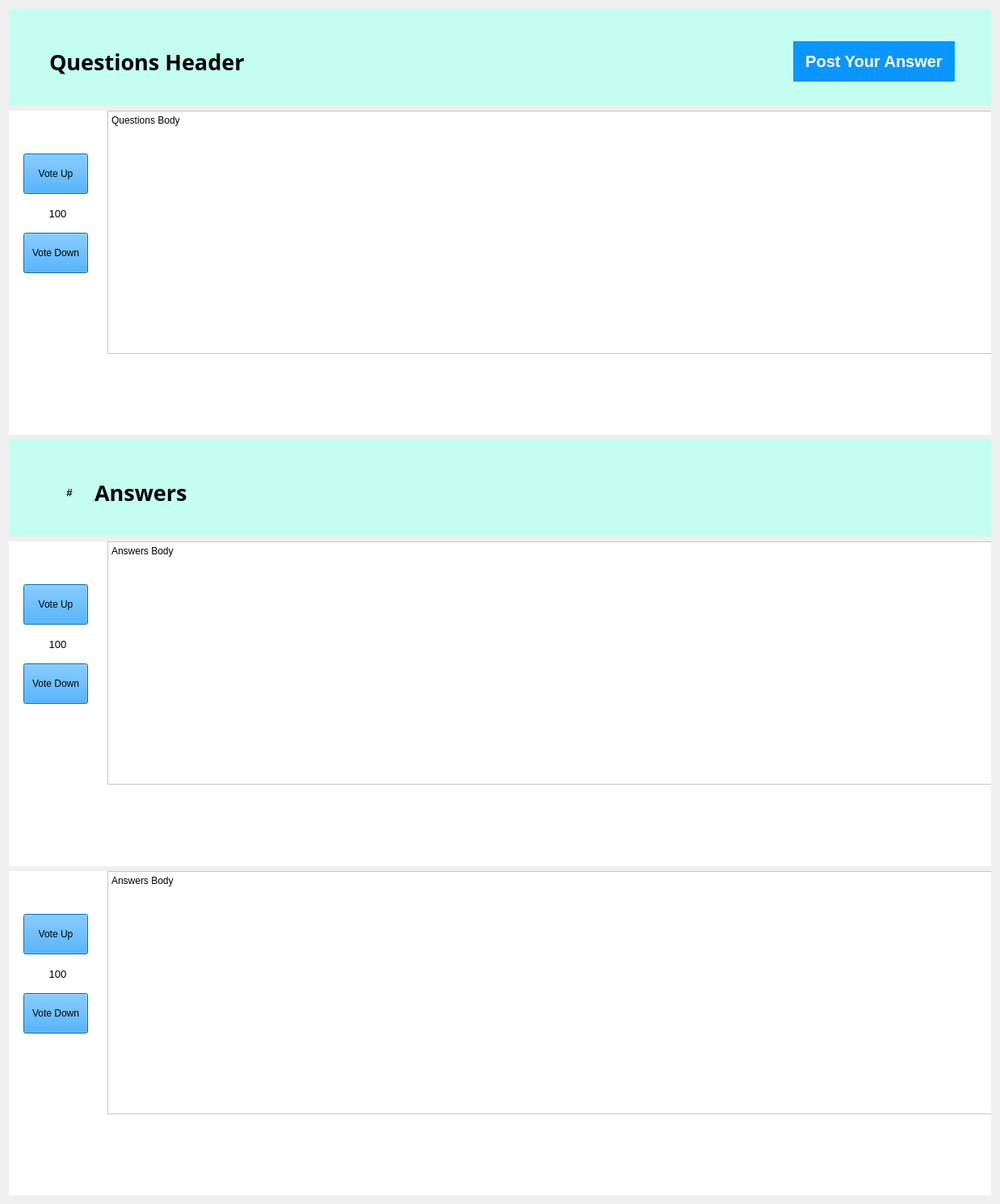
         <widget class="QWidget" name="CategoriesPage_scrollAreaWidgetContents">
          <property name="geometry">
           <rect>
            <x>0</x>
            <y>0</y>
            <width>1238</width>
            <height>1490</height>
           </rect>
          </property>
          <layout class="QVBoxLayout" name="verticalLayout_5">
           <item>
            <widget class="QWidget" name="Widget_QuestionPageQuestionsHeader" native="true">
             <property name="minimumSize">
              <size>
               <width>120</width>
               <height>120</height>
              </size>
             </property>
             <property name="maximumSize">
              <size>
               <width>16777215</width>
               <height>120</height>
              </size>
             </property>
             <property name="styleSheet">
              <string notr="true">background-color: rgb(195, 254, 241);</string>
             </property>
             <widget class="QWidget" name="horizontalLayoutWidget_8">
              <property name="geometry">
               <rect>
                <x>10</x>
                <y>10</y>
                <width>1201</width>
                <height>111</height>
               </rect>
              </property>
              <layout class="QHBoxLayout" name="horizontalLayout_8">
               <item>
                <spacer name="horizontalSpacer_9">
                 <property name="orientation">
                  <enum>Qt::Horizontal</enum>
                 </property>
                 <property name="sizeType">
                  <enum>QSizePolicy::Maximum</enum>
                 </property>
                 <property name="sizeHint" stdset="0">
                  <size>
                   <width>40</width>
                   <height>20</height>
                  </size>
                 </property>
                </spacer>
               </item>
               <item>
                <widget class="QLabel" name="label_15">
                 <property name="font">
                  <font>
                   <family>Lucida Sans</family>
                   <pointsize>20</pointsize>
                   <weight>75</weight>
                   <bold>true</bold>
                  </font>
                 </property>
                 <property name="text">
                  <string>Questions Header</string>
                 </property>
                </widget>
               </item>
               <item>
                <widget class="QLabel" name="label_16">
                 <property name="text">
                  <string/>
                 </property>
                </widget>
               </item>
               <item>
                <widget class="QLabel" name="label_17">
                 <property name="text">
                  <string/>
                 </property>
                </widget>
               </item>
               <item>
                <widget class="QPushButton" name="AskQuestion_2">
                 <property name="minimumSize">
                  <size>
                   <width>200</width>
                   <height>50</height>
                  </size>
                 </property>
                 <property name="maximumSize">
                  <size>
                   <width>100</width>
                   <height>16777215</height>
                  </size>
                 </property>
                 <property name="font">
                  <font>
                   <pointsize>15</pointsize>
                   <weight>75</weight>
                   <bold>true</bold>
                  </font>
                 </property>
                 <property name="cursor">
                  <cursorShape>PointingHandCursor</cursorShape>
                 </property>
                 <property name="styleSheet">
                  <string notr="true">background-color: rgb(10, 149, 255);
color: rgb(255, 255, 255);
border: 5px;</string>
                 </property>
                 <property name="text">
                  <string>Post Your Answer</string>
                 </property>
                </widget>
               </item>
               <item>
                <spacer name="horizontalSpacer_10">
                 <property name="orientation">
                  <enum>Qt::Horizontal</enum>
                 </property>
                 <property name="sizeType">
                  <enum>QSizePolicy::Maximum</enum>
                 </property>
                 <property name="sizeHint" stdset="0">
                  <size>
                   <width>40</width>
                   <height>20</height>
                  </size>
                 </property>
                </spacer>
               </item>
              </layout>
             </widget>
            </widget>
           </item>
           <item>
            <widget class="QWidget" name="Widget_QuestionPageQuestionBody" native="true">
             <property name="minimumSize">
              <size>
               <width>1100</width>
               <height>400</height>
              </size>
             </property>
             <property name="maximumSize">
              <size>
               <width>1300</width>
               <height>25000</height>
              </size>
             </property>
             <property name="styleSheet">
              <string notr="true">background-color: rgb(255, 255, 255);</string>
             </property>
             <widget class="QWidget" name="horizontalLayoutWidget_5">
              <property name="geometry">
               <rect>
                <x>0</x>
                <y>0</y>
                <width>1237</width>
                <height>301</height>
               </rect>
              </property>
              <layout class="QHBoxLayout" name="horizontalLayout_5">
               <item>
                <widget class="QWidget" name="widget_53" native="true">
                 <property name="maximumSize">
                  <size>
                   <width>90</width>
                   <height>16777215</height>
                  </size>
                 </property>
                 <widget class="QWidget" name="verticalLayoutWidget_38">
                  <property name="geometry">
                   <rect>
                    <x>0</x>
                    <y>0</y>
                    <width>90</width>
                    <height>251</height>
                   </rect>
                  </property>
                  <layout class="QVBoxLayout" name="verticalLayout_44">
                   <property name="leftMargin">
                    <number>5</number>
                   </property>
                   <item>
                    <spacer name="verticalSpacer_74">
                     <property name="orientation">
                      <enum>Qt::Vertical</enum>
                     </property>
                     <property name="sizeType">
                      <enum>QSizePolicy::Maximum</enum>
                     </property>
                     <property name="sizeHint" stdset="0">
                      <size>
                       <width>20</width>
                       <height>45</height>
                      </size>
                     </property>
                    </spacer>
                   </item>
                   <item>
                    <widget class="QPushButton" name="pushButton_20">
                     <property name="maximumSize">
                      <size>
                       <width>80</width>
                       <height>50</height>
                      </size>
                     </property>
                     <property name="cursor">
                      <cursorShape>PointingHandCursor</cursorShape>
                     </property>
                     <property name="styleSheet">
                      <string notr="true">background-color: rgb(10, 148, 254);</string>
                     </property>
                     <property name="text">
                      <string>Vote Up</string>
                     </property>
                    </widget>
                   </item>
                   <item>
                    <widget class="QLabel" name="label_79">
                     <property name="maximumSize">
                      <size>
                       <width>16777215</width>
                       <height>20</height>
                      </size>
                     </property>
                     <property name="font">
                      <font>
                       <pointsize>10</pointsize>
                       <weight>50</weight>
                       <bold>false</bold>
                      </font>
                     </property>
                     <property name="text">
                      <string>100</string>
                     </property>
                     <property name="alignment">
                      <set>Qt::AlignCenter</set>
                     </property>
                    </widget>
                   </item>
                   <item>
                    <widget class="QPushButton" name="pushButton">
                     <property name="maximumSize">
                      <size>
                       <width>80</width>
                       <height>50</height>
                      </size>
                     </property>
                     <property name="cursor">
                      <cursorShape>PointingHandCursor</cursorShape>
                     </property>
                     <property name="styleSheet">
                      <string notr="true">background-color: rgb(10, 148, 254);</string>
                     </property>
                     <property name="text">
                      <string>Vote Down</string>
                     </property>
                    </widget>
                   </item>
                   <item>
                    <spacer name="verticalSpacer_75">
                     <property name="orientation">
                      <enum>Qt::Vertical</enum>
                     </property>
                     <property name="sizeType">
                      <enum>QSizePolicy::Maximum</enum>
                     </property>
                     <property name="sizeHint" stdset="0">
                      <size>
                       <width>20</width>
                       <height>40</height>
                      </size>
                     </property>
                    </spacer>
                   </item>
                  </layout>
                 </widget>
                </widget>
               </item>
               <item>
                <widget class="QPlainTextEdit" name="QuestionPageplainTextEdit_QuestionBody">
                 <property name="maximumSize">
                  <size>
                   <width>1100</width>
                   <height>16777215</height>
                  </size>
                 </property>
                 <property name="plainText">
                  <string>Questions Body</string>
                 </property>
                </widget>
               </item>
              </layout>
             </widget>
            </widget>
           </item>
           <item>
            <widget class="QWidget" name="Widget_QuestionPageAnswerHeader" native="true">
             <property name="minimumSize">
              <size>
               <width>120</width>
               <height>120</height>
              </size>
             </property>
             <property name="maximumSize">
              <size>
               <width>16777215</width>
               <height>120</height>
              </size>
             </property>
             <property name="styleSheet">
              <string notr="true">background-color: rgb(195, 254, 241);</string>
             </property>
             <widget class="QWidget" name="horizontalLayoutWidget_22">
              <property name="geometry">
               <rect>
                <x>10</x>
                <y>10</y>
                <width>1201</width>
                <height>111</height>
               </rect>
              </property>
              <layout class="QHBoxLayout" name="horizontalLayout_22">
               <item>
                <spacer name="horizontalSpacer_11">
                 <property name="orientation">
                  <enum>Qt::Horizontal</enum>
                 </property>
                 <property name="sizeType">
                  <enum>QSizePolicy::Maximum</enum>
                 </property>
                 <property name="sizeHint" stdset="0">
                  <size>
                   <width>40</width>
                   <height>20</height>
                  </size>
                 </property>
                </spacer>
               </item>
               <item>
                <widget class="QLabel" name="label_81">
                 <property name="maximumSize">
                  <size>
                   <width>50</width>
                   <height>20</height>
                  </size>
                 </property>
                 <property name="font">
                  <font>
                   <pointsize>10</pointsize>
                   <weight>75</weight>
                   <bold>true</bold>
                  </font>
                 </property>
                 <property name="text">
                  <string>#</string>
                 </property>
                 <property name="alignment">
                  <set>Qt::AlignCenter</set>
                 </property>
                </widget>
               </item>
               <item>
                <widget class="QLabel" name="label_18">
                 <property name="font">
                  <font>
                   <family>Lucida Sans</family>
                   <pointsize>20</pointsize>
                   <weight>75</weight>
                   <bold>true</bold>
                  </font>
                 </property>
                 <property name="styleSheet">
                  <string notr="true"/>
                 </property>
                 <property name="text">
                  <string>Answers</string>
                 </property>
                </widget>
               </item>
               <item>
                <widget class="QLabel" name="label_19">
                 <property name="text">
                  <string/>
                 </property>
                </widget>
               </item>
               <item>
                <widget class="QLabel" name="label_20">
                 <property name="text">
                  <string/>
                 </property>
                </widget>
               </item>
               <item>
                <spacer name="horizontalSpacer_12">
                 <property name="orientation">
                  <enum>Qt::Horizontal</enum>
                 </property>
                 <property name="sizeType">
                  <enum>QSizePolicy::Maximum</enum>
                 </property>
                 <property name="sizeHint" stdset="0">
                  <size>
                   <width>40</width>
                   <height>20</height>
                  </size>
                 </property>
                </spacer>
               </item>
              </layout>
             </widget>
            </widget>
           </item>
           <item>
            <widget class="QWidget" name="Widget_QuestionPageAnswerBody1" native="true">
             <property name="minimumSize">
              <size>
               <width>1100</width>
               <height>400</height>
              </size>
             </property>
             <property name="maximumSize">
              <size>
               <width>1300</width>
               <height>25000</height>
              </size>
             </property>
             <property name="styleSheet">
              <string notr="true">background-color: rgb(255, 255, 255);</string>
             </property>
             <widget class="QWidget" name="horizontalLayoutWidget_21">
              <property name="geometry">
               <rect>
                <x>0</x>
                <y>0</y>
                <width>1237</width>
                <height>301</height>
               </rect>
              </property>
              <layout class="QHBoxLayout" name="horizontalLayout_21">
               <item>
                <widget class="QWidget" name="widget_54" native="true">
                 <property name="maximumSize">
                  <size>
                   <width>90</width>
                   <height>16777215</height>
                  </size>
                 </property>
                 <widget class="QWidget" name="verticalLayoutWidget_39">
                  <property name="geometry">
                   <rect>
                    <x>0</x>
                    <y>0</y>
                    <width>90</width>
                    <height>251</height>
                   </rect>
                  </property>
                  <layout class="QVBoxLayout" name="verticalLayout_45">
                   <property name="leftMargin">
                    <number>5</number>
                   </property>
                   <item>
                    <spacer name="verticalSpacer_76">
                     <property name="orientation">
                      <enum>Qt::Vertical</enum>
                     </property>
                     <property name="sizeType">
                      <enum>QSizePolicy::Maximum</enum>
                     </property>
                     <property name="sizeHint" stdset="0">
                      <size>
                       <width>20</width>
                       <height>45</height>
                      </size>
                     </property>
                    </spacer>
                   </item>
                   <item>
                    <widget class="QPushButton" name="pushButton_21">
                     <property name="maximumSize">
                      <size>
                       <width>80</width>
                       <height>50</height>
                      </size>
                     </property>
                     <property name="cursor">
                      <cursorShape>PointingHandCursor</cursorShape>
                     </property>
                     <property name="styleSheet">
                      <string notr="true">background-color: rgb(10, 148, 254);</string>
                     </property>
                     <property name="text">
                      <string>Vote Up</string>
                     </property>
                    </widget>
                   </item>
                   <item>
                    <widget class="QLabel" name="label_80">
                     <property name="maximumSize">
                      <size>
                       <width>16777215</width>
                       <height>20</height>
                      </size>
                     </property>
                     <property name="font">
                      <font>
                       <pointsize>10</pointsize>
                       <weight>50</weight>
                       <bold>false</bold>
                      </font>
                     </property>
                     <property name="text">
                      <string>100</string>
                     </property>
                     <property name="alignment">
                      <set>Qt::AlignCenter</set>
                     </property>
                    </widget>
                   </item>
                   <item>
                    <widget class="QPushButton" name="pushButton_2">
                     <property name="maximumSize">
                      <size>
                       <width>80</width>
                       <height>50</height>
                      </size>
                     </property>
                     <property name="cursor">
                      <cursorShape>PointingHandCursor</cursorShape>
                     </property>
                     <property name="styleSheet">
                      <string notr="true">background-color: rgb(10, 148, 254);</string>
                     </property>
                     <property name="text">
                      <string>Vote Down</string>
                     </property>
                    </widget>
                   </item>
                   <item>
                    <spacer name="verticalSpacer_77">
                     <property name="orientation">
                      <enum>Qt::Vertical</enum>
                     </property>
                     <property name="sizeType">
                      <enum>QSizePolicy::Maximum</enum>
                     </property>
                     <property name="sizeHint" stdset="0">
                      <size>
                       <width>20</width>
                       <height>40</height>
                      </size>
                     </property>
                    </spacer>
                   </item>
                  </layout>
                 </widget>
                </widget>
               </item>
               <item>
                <widget class="QPlainTextEdit" name="plainTextEdit_4">
                 <property name="maximumSize">
                  <size>
                   <width>1100</width>
                   <height>16777215</height>
                  </size>
                 </property>
                 <property name="plainText">
                  <string>Answers Body
</string>
                 </property>
                </widget>
               </item>
              </layout>
             </widget>
            </widget>
           </item>
           <item>
            <widget class="QWidget" name="Widget_QuestionPageAnswerBody2" native="true">
             <property name="minimumSize">
              <size>
               <width>1100</width>
               <height>400</height>
              </size>
             </property>
             <property name="maximumSize">
              <size>
               <width>1300</width>
               <height>25000</height>
              </size>
             </property>
             <property name="styleSheet">
              <string notr="true">background-color: rgb(255, 255, 255);</string>
             </property>
             <widget class="QWidget" name="horizontalLayoutWidget_23">
              <property name="geometry">
               <rect>
                <x>0</x>
                <y>0</y>
                <width>1237</width>
                <height>301</height>
               </rect>
              </property>
              <layout class="QHBoxLayout" name="horizontalLayout_23">
               <item>
                <widget class="QWidget" name="widget_55" native="true">
                 <property name="maximumSize">
                  <size>
                   <width>90</width>
                   <height>16777215</height>
                  </size>
                 </property>
                 <widget class="QWidget" name="verticalLayoutWidget_40">
                  <property name="geometry">
                   <rect>
                    <x>0</x>
                    <y>0</y>
                    <width>90</width>
                    <height>251</height>
                   </rect>
                  </property>
                  <layout class="QVBoxLayout" name="verticalLayout_46">
                   <property name="leftMargin">
                    <number>5</number>
                   </property>
                   <item>
                    <spacer name="verticalSpacer_78">
                     <property name="orientation">
                      <enum>Qt::Vertical</enum>
                     </property>
                     <property name="sizeType">
                      <enum>QSizePolicy::Maximum</enum>
                     </property>
                     <property name="sizeHint" stdset="0">
                      <size>
                       <width>20</width>
                       <height>45</height>
                      </size>
                     </property>
                    </spacer>
                   </item>
                   <item>
                    <widget class="QPushButton" name="pushButton_22">
                     <property name="maximumSize">
                      <size>
                       <width>80</width>
                       <height>50</height>
                      </size>
                     </property>
                     <property name="cursor">
                      <cursorShape>PointingHandCursor</cursorShape>
                     </property>
                     <property name="styleSheet">
                      <string notr="true">background-color: rgb(10, 148, 254);</string>
                     </property>
                     <property name="text">
                      <string>Vote Up</string>
                     </property>
                    </widget>
                   </item>
                   <item>
                    <widget class="QLabel" name="label_82">
                     <property name="maximumSize">
                      <size>
                       <width>16777215</width>
                       <height>20</height>
                      </size>
                     </property>
                     <property name="font">
                      <font>
                       <pointsize>10</pointsize>
                       <weight>50</weight>
                       <bold>false</bold>
                      </font>
                     </property>
                     <property name="text">
                      <string>100</string>
                     </property>
                     <property name="alignment">
                      <set>Qt::AlignCenter</set>
                     </property>
                    </widget>
                   </item>
                   <item>
                    <widget class="QPushButton" name="pushButton_17">
                     <property name="maximumSize">
                      <size>
                       <width>80</width>
                       <height>50</height>
                      </size>
                     </property>
                     <property name="cursor">
                      <cursorShape>PointingHandCursor</cursorShape>
                     </property>
                     <property name="styleSheet">
                      <string notr="true">background-color: rgb(10, 148, 254);</string>
                     </property>
                     <property name="text">
                      <string>Vote Down</string>
                     </property>
                    </widget>
                   </item>
                   <item>
                    <spacer name="verticalSpacer_79">
                     <property name="orientation">
                      <enum>Qt::Vertical</enum>
                     </property>
                     <property name="sizeType">
                      <enum>QSizePolicy::Maximum</enum>
                     </property>
                     <property name="sizeHint" stdset="0">
                      <size>
                       <width>20</width>
                       <height>40</height>
                      </size>
                     </property>
                    </spacer>
                   </item>
                  </layout>
                 </widget>
                </widget>
               </item>
               <item>
                <widget class="QPlainTextEdit" name="plainTextEdit_5">
                 <property name="maximumSize">
                  <size>
                   <width>1100</width>
                   <height>16777215</height>
                  </size>
                 </property>
                 <property name="plainText">
                  <string>Answers Body
</string>
                 </property>
                </widget>
               </item>
              </layout>
             </widget>
            </widget>
           </item>
          </layout>
         </widget>
